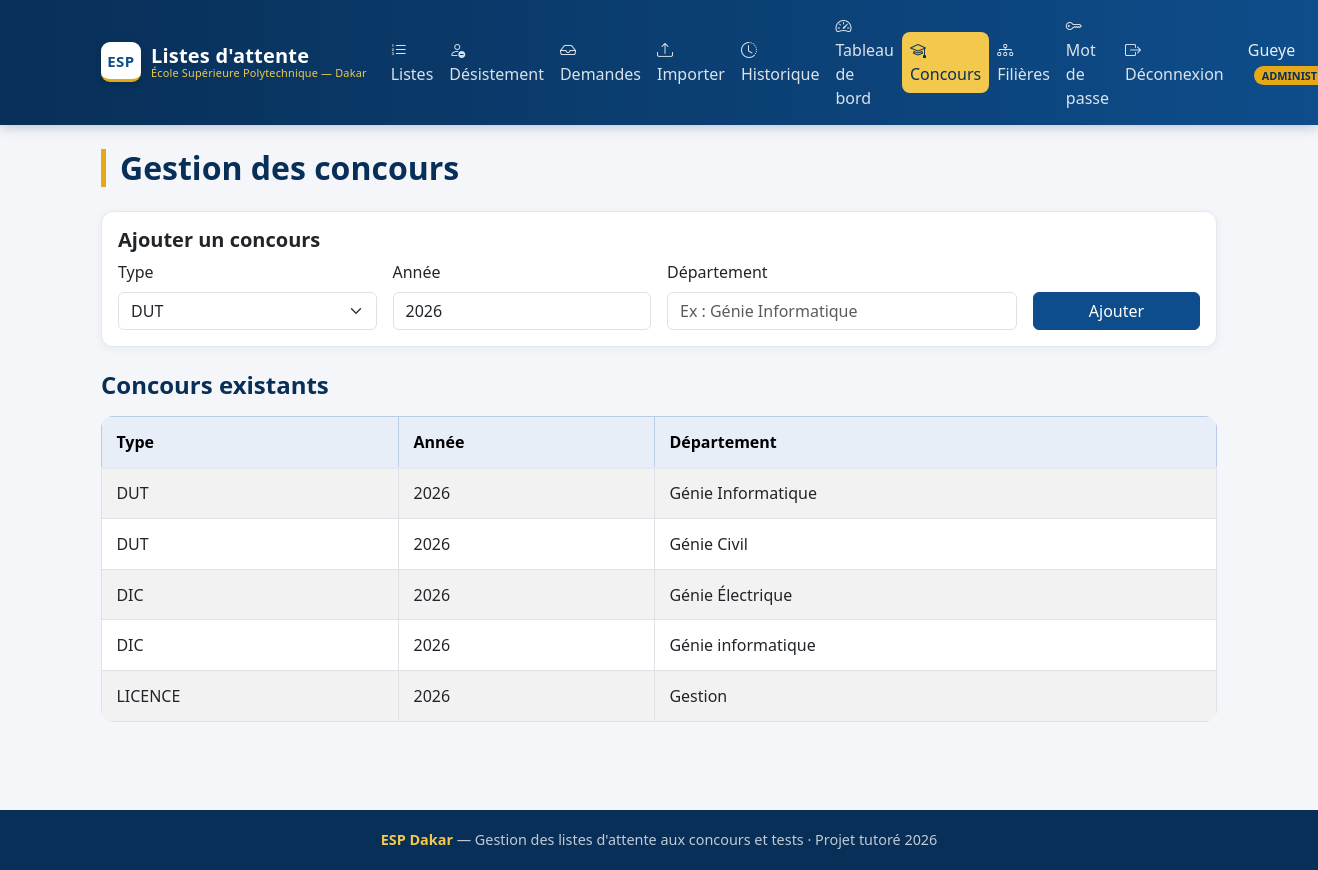
Screenshot of /pages/concours.php (signed in) with the database file from the repository.
### tables this page shows
CREATE TABLE concours (
    id INT AUTO_INCREMENT PRIMARY KEY,
    type ENUM('DUT', 'DIC', 'LICENCE') NOT NULL,
    annee INT NOT NULL,
    departement VARCHAR(100) NOT NULL
);

### pages/concours.php (the view, shortened to what this page needs)
<?php
require '../config/database.php';
include '../includes/header.php';
$concours = $pdo->query("SELECT * FROM concours ORDER BY annee DESC, type")->fetchAll();
?>
<h2 class="page-title">Gestion des concours</h2>
<div class="card mb-4">
    <div class="card-body">
        <h5 class="card-title">Ajouter un concours</h5>
        <form method="POST">
            <div class="row g-3">
                <div class="col-md-3">
                    <label class="form-label">Type</label>
                    <select name="type" class="form-select" required>
                        <option value="DUT">DUT</option>
                    </select>
                </div>
                <div class="col-md-3">
                    <label class="form-label">Année</label>
                    <input type="number" name="annee" class="form-control" value="2026" required>
                </div>
                <div class="col-md-4">
                    <label class="form-label">Département</label>
                    <input type="text" name="departement" class="form-control" placeholder="Ex : Génie Informatique" required>
                </div>
                <div class="col-md-2 d-flex align-items-end">
                    <button type="submit" class="btn btn-primary w-100">Ajouter</button>
                </div>
            </div>
        </form>
    </div>
</div>
<h4 class="mb-3">Concours existants</h4>
<table class="table table-striped table-bordered">
    <thead class="table-primary">
        <tr>
            <th>Type</th>
            <th>Année</th>
            <th>Département</th>
        </tr>
    </thead>
    <tbody>
        <?php if (count($concours) === 0): ?>
            <tr><td colspan="3" class="text-center text-muted">Aucun concours enregistré</td></tr>
        <?php else: ?>
            <?php foreach ($concours as $c): ?>
                <tr>
                    <td><?= htmlspecialchars($c['type']) ?></td>
                    <td><?= $c['annee'] ?></td>
                    <td><?= htmlspecialchars($c['departement']) ?></td>
                </tr>
            <?php endforeach; ?>
        <?php endif; ?>
    </tbody>
</table>
<?php include '../includes/footer.php'; ?>

### assets/css/style.css (style rules this page uses)
:root { --esp-blue: #0E4D8B; --esp-blue-dark: #0A3A6B; --esp-blue-darker: #082F57; --esp-gold: #E6A817; --esp-gold-light: #F2C94C; --esp-bg: #f4f6f9; --esp-surface:#ffffff; --esp-text: #243140; --esp-muted: #6b7a8d; --esp-border: #e4e9f0; --esp-radius: 12px; --esp-shadow: 0 2px 10px rgba(16, 42, 77, 0.06); --esp-shadow-hover: 0 6px 22px rgba(16, 42, 77, 0.12); --bs-primary: var(--esp-blue); --bs-primary-rgb: 14, 77, 139; }
body { background-color: var(--esp-bg); color: var(--esp-text); font-family: "Segoe UI", system-ui, -apple-system, Arial, sans-serif; display: flex; flex-direction: column; min-height: 100vh; }
h1, h2, h3, h4, h5 { color: var(--esp-blue-darker); font-weight: 600; }
.card { border: 1px solid var(--esp-border); border-radius: var(--esp-radius); box-shadow: var(--esp-shadow); transition: box-shadow .18s, transform .18s; }
.table { background: var(--esp-surface); border-radius: var(--esp-radius); overflow: hidden; }
.table > :not(caption) > * > * { padding: .8rem .9rem; }
.table thead th { border-bottom: 2px solid var(--esp-border); font-weight: 600; }
.table-primary { --bs-table-bg: #e7eef7; }
.btn-primary { background-color: var(--esp-blue); border-color: var(--esp-blue); }
.page-title { border-left: 5px solid var(--esp-gold); padding-left: 14px; margin-bottom: 1.5rem; }

### rows the page displays
concours: type "DUT", annee "2026", departement "Génie Informatique"
concours: type "DUT", annee "2026", departement "Génie Civil"
concours: type "DIC", annee "2026", departement "Génie Électrique"
concours: type "DIC", annee "2026", departement "Génie informatique"
concours: type "LICENCE", annee "2026", departement "Gestion"

### other values shown
$_SESSION['nom'] "Gueye"
